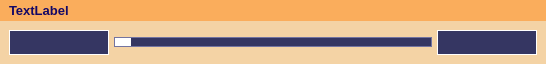
<?xml version="1.0" encoding="UTF-8"?>
<ui version="4.0">
 <class>FormPresetMixer</class>
 <widget class="QWidget" name="FormPresetMixer">
  <property name="geometry">
   <rect>
    <x>0</x>
    <y>0</y>
    <width>546</width>
    <height>64</height>
   </rect>
  </property>
  <property name="sizePolicy">
   <sizepolicy hsizetype="Preferred" vsizetype="Preferred">
    <horstretch>0</horstretch>
    <verstretch>0</verstretch>
   </sizepolicy>
  </property>
  <property name="windowTitle">
   <string>Preset Mixer</string>
  </property>
  <property name="windowIcon">
   <iconset resource="../qrc/basicviewer.qrc">
    <normaloff>:/images/main.ico</normaloff>:/images/main.ico</iconset>
  </property>
  <property name="styleSheet">
   <string notr="true">QWidget {
	background-color: #F4D3A5;
	color: #FFFFFF;
}

QSlider::handle::vertical {
	height: 16px;
	background: #FFFFFF;
	border: #000066;
	border-radius: 0px;
}

QSlider::groove::vertical {
	background-color: #353662;
	width: 8px;
	border: 1px solid #7374A0;
}

QSlider::handle::horizontal {
	width: 16px;
	background: #FFFFFF;
	border: #000066;
	border-radius: 0px;
}

QSlider::groove::horizontal {
	background-color: #353662;
	height: 8px;
	border: 1px solid #7374A0;
}

QPushButton {
	border: 1px solid #8f8f91;
	color: #444444;
	background-color: qlineargradient(x1: 0, y1: 0, x2: 0, y2: 1, stop: 0 #f6f7fa, stop: 1 #dadbde);
	padding-bottom: 2px;
	margin: 1px;
	padding: 2px;
	font-size: 14px;
}

QPushButton:pressed {
	color: #000000;
	background-color: qlineargradient(x1: 0, y1: 0, x2: 0, y2: 1, stop: 0 #dadbde, stop: 1 #f6f7fa);
}

QFrame {
	background-color: #353662;
}</string>
  </property>
  <layout class="QGridLayout" name="gridLayout">
   <property name="margin">
    <number>0</number>
   </property>
   <property name="spacing">
    <number>0</number>
   </property>
   <item row="0" column="0">
    <widget class="QWidget" name="widget" native="true">
     <property name="minimumSize">
      <size>
       <width>0</width>
       <height>21</height>
      </size>
     </property>
     <property name="maximumSize">
      <size>
       <width>16777215</width>
       <height>21</height>
      </size>
     </property>
     <property name="styleSheet">
      <string notr="true">QWidget {
	background-color: #FAAD5C;
}

QLabel {
	font: 75 10pt &quot;Arial&quot;;
	font-weight: bold;
	color: #140865;
}

QToolButton { 
	border: 0px;
}</string>
     </property>
     <layout class="QHBoxLayout" name="horizontalLayout_4">
      <property name="spacing">
       <number>0</number>
      </property>
      <property name="margin">
       <number>0</number>
      </property>
      <item>
       <widget class="QLabel" name="lblTitle">
        <property name="font">
         <font>
          <family>Arial</family>
          <pointsize>10</pointsize>
          <weight>75</weight>
          <italic>false</italic>
          <bold>true</bold>
         </font>
        </property>
        <property name="text">
         <string>TextLabel</string>
        </property>
        <property name="indent">
         <number>9</number>
        </property>
       </widget>
      </item>
      <item>
       <widget class="QToolButton" name="btnClose">
        <property name="minimumSize">
         <size>
          <width>20</width>
          <height>20</height>
         </size>
        </property>
        <property name="maximumSize">
         <size>
          <width>20</width>
          <height>20</height>
         </size>
        </property>
        <property name="text">
         <string/>
        </property>
        <property name="icon">
         <iconset resource="../qrc/basicviewer.qrc">
          <normaloff>:/images/close_dialog.png</normaloff>:/images/close_dialog.png</iconset>
        </property>
       </widget>
      </item>
     </layout>
    </widget>
   </item>
   <item row="1" column="0">
    <layout class="QHBoxLayout" name="horizontalLayout_3">
     <property name="margin">
      <number>9</number>
     </property>
     <item>
      <widget class="PresetSlot" name="presetA">
       <property name="minimumSize">
        <size>
         <width>100</width>
         <height>25</height>
        </size>
       </property>
       <property name="maximumSize">
        <size>
         <width>16777215</width>
         <height>25</height>
        </size>
       </property>
       <property name="frameShape">
        <enum>QFrame::Box</enum>
       </property>
       <property name="frameShadow">
        <enum>QFrame::Plain</enum>
       </property>
       <layout class="QHBoxLayout" name="horizontalLayout_2">
        <property name="spacing">
         <number>0</number>
        </property>
        <property name="margin">
         <number>0</number>
        </property>
       </layout>
      </widget>
     </item>
     <item>
      <spacer name="horizontalSpacer">
       <property name="orientation">
        <enum>Qt::Horizontal</enum>
       </property>
       <property name="sizeType">
        <enum>QSizePolicy::Fixed</enum>
       </property>
       <property name="sizeHint" stdset="0">
        <size>
         <width>5</width>
         <height>20</height>
        </size>
       </property>
      </spacer>
     </item>
     <item>
      <widget class="QSlider" name="sliCrossfade">
       <property name="maximum">
        <number>100</number>
       </property>
       <property name="orientation">
        <enum>Qt::Horizontal</enum>
       </property>
      </widget>
     </item>
     <item>
      <spacer name="horizontalSpacer_2">
       <property name="orientation">
        <enum>Qt::Horizontal</enum>
       </property>
       <property name="sizeType">
        <enum>QSizePolicy::Fixed</enum>
       </property>
       <property name="sizeHint" stdset="0">
        <size>
         <width>5</width>
         <height>20</height>
        </size>
       </property>
      </spacer>
     </item>
     <item>
      <widget class="PresetSlot" name="presetB">
       <property name="minimumSize">
        <size>
         <width>100</width>
         <height>25</height>
        </size>
       </property>
       <property name="maximumSize">
        <size>
         <width>16777215</width>
         <height>25</height>
        </size>
       </property>
       <property name="frameShape">
        <enum>QFrame::Box</enum>
       </property>
       <property name="frameShadow">
        <enum>QFrame::Plain</enum>
       </property>
       <layout class="QHBoxLayout" name="horizontalLayout">
        <property name="spacing">
         <number>0</number>
        </property>
        <property name="margin">
         <number>0</number>
        </property>
       </layout>
      </widget>
     </item>
    </layout>
   </item>
  </layout>
 </widget>
 <customwidgets>
  <customwidget>
   <class>PresetSlot</class>
   <extends>QFrame</extends>
   <header>PresetSlot.h</header>
   <container>1</container>
  </customwidget>
 </customwidgets>
 <resources>
  <include location="../qrc/basicviewer.qrc"/>
 </resources>
 <connections/>
</ui>
